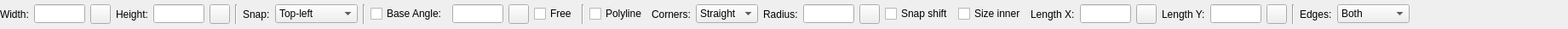
<?xml version="1.0" encoding="UTF-8"?>
<ui version="4.0">
 <class>LC_Rectangle1PointOptionsWidget</class>
 <widget class="QWidget" name="LC_Rectangle1PointOptionsWidget">
  <property name="geometry">
   <rect>
    <x>0</x>
    <y>0</y>
    <width>1841</width>
    <height>34</height>
   </rect>
  </property>
  <property name="windowTitle">
   <string>Form</string>
  </property>
  <layout class="QGridLayout" name="gridLayout">
   <property name="leftMargin">
    <number>0</number>
   </property>
   <property name="topMargin">
    <number>1</number>
   </property>
   <property name="rightMargin">
    <number>0</number>
   </property>
   <property name="bottomMargin">
    <number>1</number>
   </property>
   <item row="0" column="26">
    <widget class="QLabel" name="lblLenY">
     <property name="text">
      <string>Length Y:</string>
     </property>
    </widget>
   </item>
   <item row="0" column="14">
    <widget class="Line" name="line_3">
     <property name="orientation">
      <enum>Qt::Orientation::Vertical</enum>
     </property>
    </widget>
   </item>
   <item row="0" column="15">
    <widget class="QCheckBox" name="cbPolyline">
     <property name="toolTip">
      <string>If checked, rectangle will be created as polyline instead of individual segments.</string>
     </property>
     <property name="text">
      <string>Polyline</string>
     </property>
    </widget>
   </item>
   <item row="0" column="23">
    <widget class="QLabel" name="lblX">
     <property name="text">
      <string>Length X:</string>
     </property>
    </widget>
   </item>
   <item row="0" column="4">
    <widget class="QLineEdit" name="leHeight">
     <property name="minimumSize">
      <size>
       <width>30</width>
       <height>0</height>
      </size>
     </property>
     <property name="maximumSize">
      <size>
       <width>60</width>
       <height>16777215</height>
      </size>
     </property>
     <property name="toolTip">
      <string>Height of rectangle</string>
     </property>
    </widget>
   </item>
   <item row="0" column="8">
    <widget class="QComboBox" name="cbSnapPoint">
     <property name="toolTip">
      <string>Point of rectangle which will be placed to insertion point.</string>
     </property>
     <item>
      <property name="text">
       <string>Top-left</string>
      </property>
     </item>
     <item>
      <property name="text">
       <string>Top</string>
      </property>
     </item>
     <item>
      <property name="text">
       <string>Top-right</string>
      </property>
     </item>
     <item>
      <property name="text">
       <string>Left</string>
      </property>
     </item>
     <item>
      <property name="text">
       <string>Middle</string>
      </property>
     </item>
     <item>
      <property name="text">
       <string>Right</string>
      </property>
     </item>
     <item>
      <property name="text">
       <string>Bottom-left</string>
      </property>
     </item>
     <item>
      <property name="text">
       <string>Bottom</string>
      </property>
     </item>
     <item>
      <property name="text">
       <string>Bottom-right</string>
      </property>
     </item>
    </widget>
   </item>
   <item row="0" column="24">
    <widget class="QLineEdit" name="leX">
     <property name="minimumSize">
      <size>
       <width>30</width>
       <height>0</height>
      </size>
     </property>
     <property name="maximumSize">
      <size>
       <width>60</width>
       <height>16777215</height>
      </size>
     </property>
     <property name="toolTip">
      <string>Length of bevel corner for X direction. </string>
     </property>
    </widget>
   </item>
   <item row="0" column="6">
    <widget class="Line" name="line">
     <property name="orientation">
      <enum>Qt::Orientation::Vertical</enum>
     </property>
    </widget>
   </item>
   <item row="0" column="12">
    <widget class="QToolButton" name="tbPickAngle">
     <property name="toolTip">
      <string>Pick rotation angle from drawing</string>
     </property>
     <property name="text">
      <string/>
     </property>
     <property name="icon">
      <iconset resource="../../../../res/icons/icons.qrc">
       <normaloff>:/icons/interactive_pick_angle.lci</normaloff>:/icons/interactive_pick_angle.lci</iconset>
     </property>
    </widget>
   </item>
   <item row="0" column="18">
    <widget class="QLabel" name="lblRadius">
     <property name="text">
      <string>Radius:</string>
     </property>
    </widget>
   </item>
   <item row="0" column="20">
    <widget class="QToolButton" name="tbPickRadius">
     <property name="toolTip">
      <string>Pick radius of rounded corners from drawing.</string>
     </property>
     <property name="text">
      <string/>
     </property>
     <property name="icon">
      <iconset resource="../../../../res/icons/icons.qrc">
       <normaloff>:/icons/interactive_pick_distance.lci</normaloff>:/icons/interactive_pick_distance.lci</iconset>
     </property>
    </widget>
   </item>
   <item row="0" column="31">
    <widget class="QComboBox" name="cbEdges">
     <property name="toolTip">
      <string>Defines which edges of rectangle should be drawn (so it is possible to create just two parallel lines instead of rectangle)</string>
     </property>
     <item>
      <property name="text">
       <string>Both</string>
      </property>
     </item>
     <item>
      <property name="text">
       <string>Vertical</string>
      </property>
     </item>
     <item>
      <property name="text">
       <string>Horizontal</string>
      </property>
     </item>
    </widget>
   </item>
   <item row="0" column="27">
    <widget class="QLineEdit" name="leLenY">
     <property name="minimumSize">
      <size>
       <width>30</width>
       <height>0</height>
      </size>
     </property>
     <property name="maximumSize">
      <size>
       <width>60</width>
       <height>16777215</height>
      </size>
     </property>
     <property name="toolTip">
      <string>Length of bevel corner for Y direction. </string>
     </property>
    </widget>
   </item>
   <item row="0" column="17">
    <widget class="QComboBox" name="cbCorners">
     <property name="toolTip">
      <string>Controls how corners of rectangle should be drawn.</string>
     </property>
     <item>
      <property name="text">
       <string>Straight</string>
      </property>
     </item>
     <item>
      <property name="text">
       <string>Round</string>
      </property>
     </item>
     <item>
      <property name="text">
       <string>Bevel</string>
      </property>
     </item>
    </widget>
   </item>
   <item row="0" column="22">
    <widget class="QCheckBox" name="cbInnerSize">
     <property name="toolTip">
      <string>If checked, specified height and width of rectangle defines distance between centers of arcs for rounding corners. Otherwise, these values define outer size of the rectangle.</string>
     </property>
     <property name="text">
      <string>Size inner</string>
     </property>
    </widget>
   </item>
   <item row="0" column="32">
    <spacer name="horizontalSpacer">
     <property name="orientation">
      <enum>Qt::Orientation::Horizontal</enum>
     </property>
     <property name="sizeHint" stdset="0">
      <size>
       <width>0</width>
       <height>20</height>
      </size>
     </property>
    </spacer>
   </item>
   <item row="0" column="29">
    <widget class="Line" name="line_4">
     <property name="orientation">
      <enum>Qt::Orientation::Vertical</enum>
     </property>
    </widget>
   </item>
   <item row="0" column="11">
    <widget class="QLineEdit" name="leAngle">
     <property name="minimumSize">
      <size>
       <width>30</width>
       <height>0</height>
      </size>
     </property>
     <property name="maximumSize">
      <size>
       <width>60</width>
       <height>16777215</height>
      </size>
     </property>
     <property name="toolTip">
      <string>Rotation angle</string>
     </property>
    </widget>
   </item>
   <item row="0" column="10">
    <widget class="QCheckBox" name="chkFixedBaseAngle">
     <property name="toolTip">
      <string>If checked, rectangle will be rotated on specified angle.</string>
     </property>
     <property name="text">
      <string>Base Angle:</string>
     </property>
    </widget>
   </item>
   <item row="0" column="13">
    <widget class="QCheckBox" name="cbFreeAngle">
     <property name="toolTip">
      <string>If checked, angle will be specified by mouse position. Otherwise, specified value will be used.</string>
     </property>
     <property name="text">
      <string>Free</string>
     </property>
    </widget>
   </item>
   <item row="0" column="1">
    <widget class="QLineEdit" name="leWidth">
     <property name="minimumSize">
      <size>
       <width>30</width>
       <height>0</height>
      </size>
     </property>
     <property name="maximumSize">
      <size>
       <width>60</width>
       <height>16777215</height>
      </size>
     </property>
     <property name="toolTip">
      <string>Width of rectangle</string>
     </property>
    </widget>
   </item>
   <item row="0" column="5">
    <widget class="QToolButton" name="tbPickHeight">
     <property name="toolTip">
      <string>Pick height of rectangle from drawing</string>
     </property>
     <property name="text">
      <string/>
     </property>
     <property name="icon">
      <iconset resource="../../../../res/icons/icons.qrc">
       <normaloff>:/icons/interactive_pick_distance.lci</normaloff>:/icons/interactive_pick_distance.lci</iconset>
     </property>
    </widget>
   </item>
   <item row="0" column="2">
    <widget class="QToolButton" name="tbPickWidth">
     <property name="toolTip">
      <string>Pick width of rectangle from drawing</string>
     </property>
     <property name="text">
      <string/>
     </property>
     <property name="icon">
      <iconset resource="../../../../res/icons/icons.qrc">
       <normaloff>:/icons/interactive_pick_distance.lci</normaloff>:/icons/interactive_pick_distance.lci</iconset>
     </property>
    </widget>
   </item>
   <item row="0" column="0">
    <widget class="QLabel" name="lblWidth">
     <property name="text">
      <string>Width:</string>
     </property>
    </widget>
   </item>
   <item row="0" column="30">
    <widget class="QLabel" name="lblEdges">
     <property name="text">
      <string>Edges:</string>
     </property>
    </widget>
   </item>
   <item row="0" column="21">
    <widget class="QCheckBox" name="cbSnapRadiusCenter">
     <property name="toolTip">
      <string>If checked, specifies that snap point should be shifted by radius of corner.</string>
     </property>
     <property name="text">
      <string>Snap shift</string>
     </property>
    </widget>
   </item>
   <item row="0" column="9">
    <widget class="Line" name="line_2">
     <property name="orientation">
      <enum>Qt::Orientation::Vertical</enum>
     </property>
    </widget>
   </item>
   <item row="0" column="16">
    <widget class="QLabel" name="label_3">
     <property name="text">
      <string>Corners:</string>
     </property>
    </widget>
   </item>
   <item row="0" column="3">
    <widget class="QLabel" name="lblHeight">
     <property name="text">
      <string>Height:</string>
     </property>
    </widget>
   </item>
   <item row="0" column="7">
    <widget class="QLabel" name="label">
     <property name="text">
      <string>Snap:</string>
     </property>
    </widget>
   </item>
   <item row="0" column="19">
    <widget class="QLineEdit" name="leRadius">
     <property name="minimumSize">
      <size>
       <width>30</width>
       <height>0</height>
      </size>
     </property>
     <property name="maximumSize">
      <size>
       <width>60</width>
       <height>16777215</height>
      </size>
     </property>
     <property name="toolTip">
      <string>Radius of rounded corners.</string>
     </property>
    </widget>
   </item>
   <item row="0" column="25">
    <widget class="QToolButton" name="tbPickLengthX">
     <property name="toolTip">
      <string>Pick length of bevel corner for X direction from drawing.</string>
     </property>
     <property name="text">
      <string/>
     </property>
     <property name="icon">
      <iconset resource="../../../../res/icons/icons.qrc">
       <normaloff>:/icons/interactive_pick_distance.lci</normaloff>:/icons/interactive_pick_distance.lci</iconset>
     </property>
    </widget>
   </item>
   <item row="0" column="28">
    <widget class="QToolButton" name="tbPickLenghtY">
     <property name="toolTip">
      <string>Pick length of bevel corner for Y direction from drawing.</string>
     </property>
     <property name="text">
      <string/>
     </property>
     <property name="icon">
      <iconset resource="../../../../res/icons/icons.qrc">
       <normaloff>:/icons/interactive_pick_distance.lci</normaloff>:/icons/interactive_pick_distance.lci</iconset>
     </property>
    </widget>
   </item>
  </layout>
 </widget>
 <resources>
  <include location="../../../../res/icons/icons.qrc"/>
 </resources>
 <connections/>
</ui>
